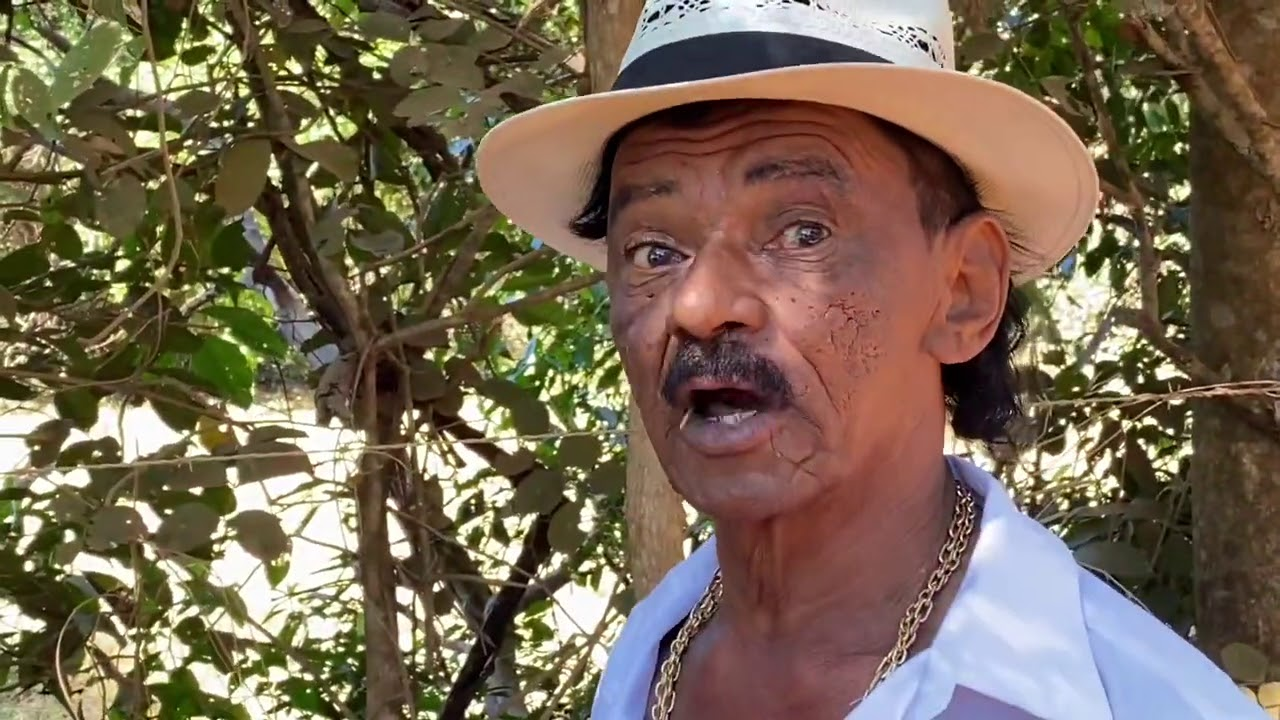
#> input picture images/3.jpg, 1280 x 720 px
$ jupyter execute image_face_detection.ipynb
#> lines starting #> are read from the running program, lines starting #| are printed output that depends on the picture; after the words box and inside, x2 and y2 are one past the last pixel; in counts of white or black regions, pixels touching at a corner belong together
[cell 1]
import cv2

imagePath = './images/3.jpg'

img = cv2.imread(imagePath)
#> img is the input picture: shape (720, 1280, 3); mean B, G, R 82.7, 102.8, 118.5

[cell 2]
img.shape
#> Out = (720, 1280, 3)

[cell 3]
gray_image = cv2.cvtColor(img, cv2.COLOR_BGR2GRAY)
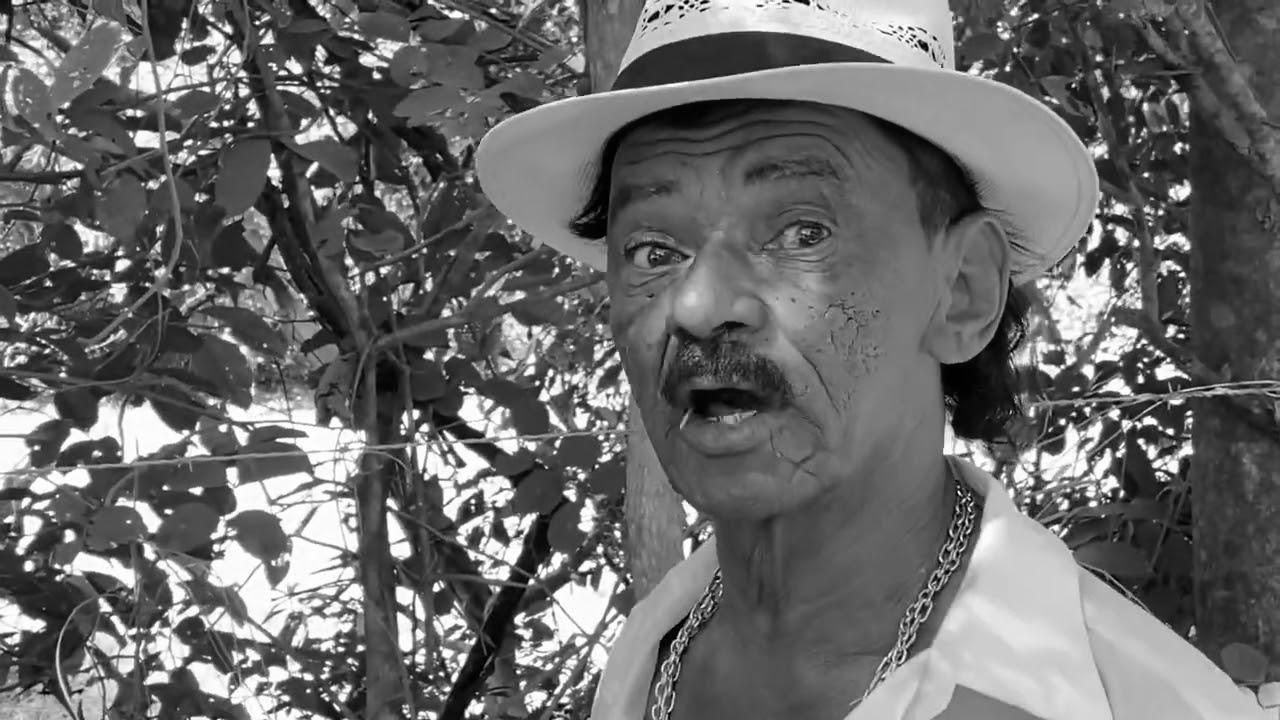
#> gray_image: shape (720, 1280); min 0, max 255, mean 105.2
gray_image.shape
#> Out = (720, 1280)

[cell 4]
face_classifier = cv2.CascadeClassifier(
    cv2.data.haarcascades + "haarcascade_frontalface_default.xml"
)

[cell 5]
face = face_classifier.detectMultiScale(
    gray_image, scaleFactor=1.1, minNeighbors=5, minSize=(40, 40)
)
#> face = [[298, 397, 80, 80], [565, 130, 317, 317]]

[cell 6]
for (x, y, w, h) in face:
    cv2.rectangle(img, (x, y), (x + w, y + h), (0, 255, 0), 4)
#> this loop made 2 passes
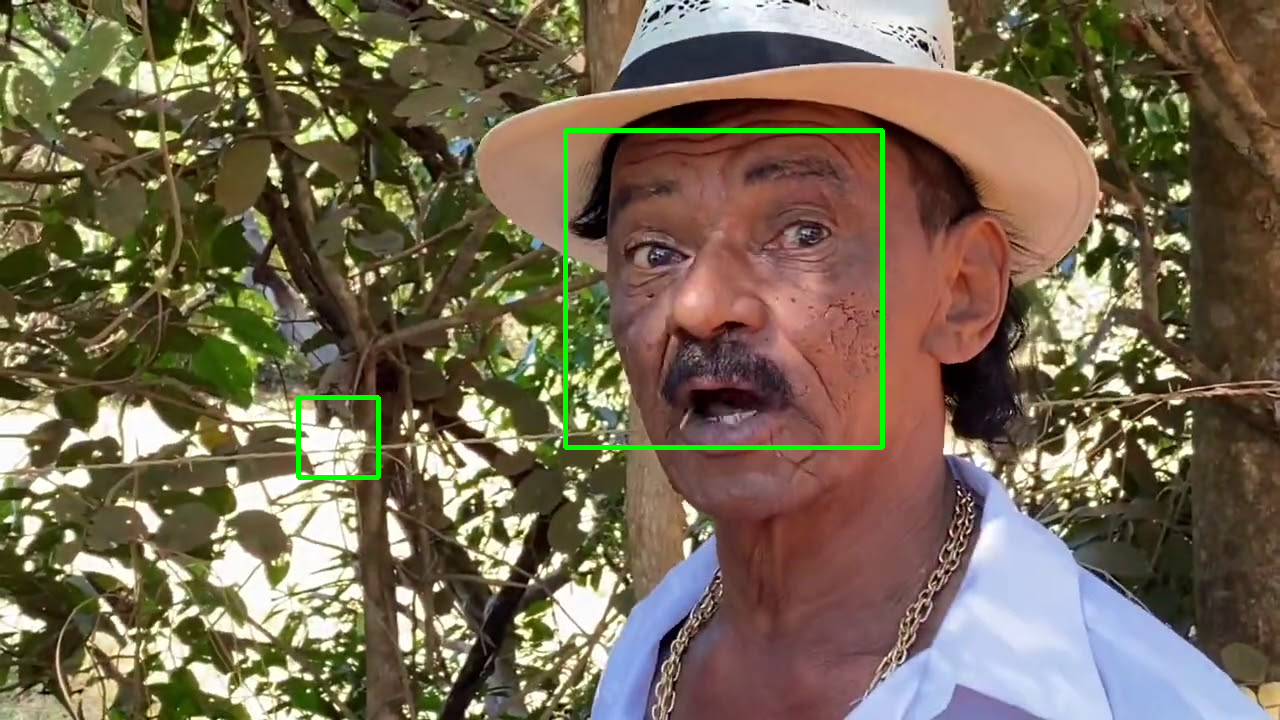
#> img: shape (720, 1280, 3); 0.86% of pixels changed, all inside (x1, y1, x2, y2) = (296, 128, 885, 480)

[cell 7]
img_rgb = cv2.cvtColor(img, cv2.COLOR_BGR2RGB)

$ run again, with images/1.jpg copied over images/3.jpg
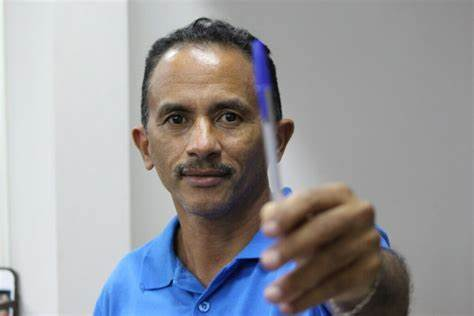
#> input picture images/1.jpg, 474 x 316 px
#> img is the input picture: shape (316, 474, 3); mean B, G, R 155.4, 152.3, 152.8
#> `gray_image = cv2.cvtColor(img, cv2.COLOR_BGR2GRAY)`:
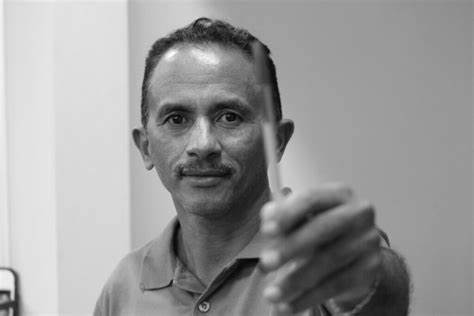
#> gray_image: shape (316, 474); min 1, max 255, mean 152.8
#> face = [[125, 57, 158, 158]]
#> the loop `for (x, y, w, h) in face:` made 1 pass
#> after the loop `for (x, y, w, h) in face:`:
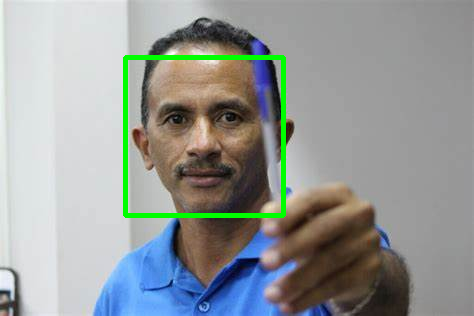
#> img: shape (316, 474, 3); 2.1% of pixels changed, all inside (x1, y1, x2, y2) = (123, 55, 286, 218)

$ run again, with images/2.jpg copied over images/3.jpg
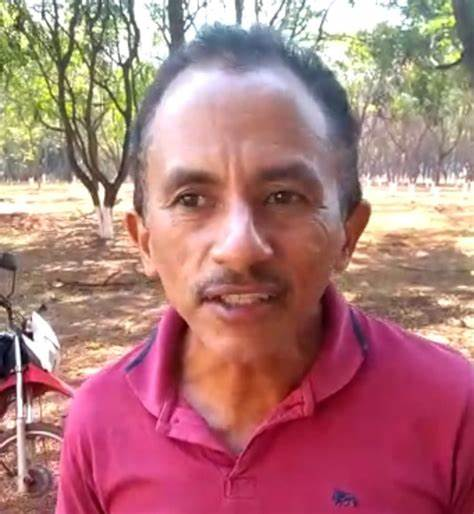
#> input picture images/2.jpg, 474 x 514 px
#> img is the input picture: shape (514, 474, 3); mean B, G, R 122.6, 121.9, 174.9
#> `gray_image = cv2.cvtColor(img, cv2.COLOR_BGR2GRAY)`:
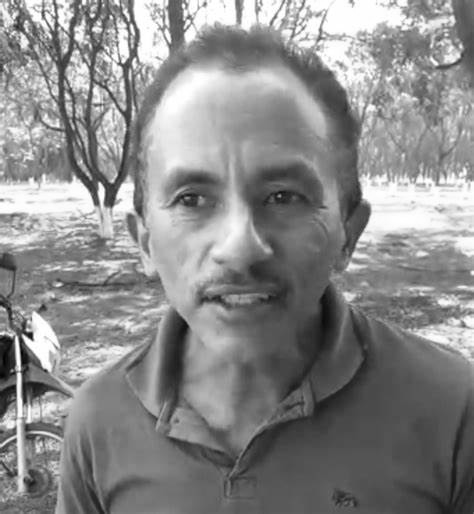
#> gray_image: shape (514, 474); min 2, max 255, mean 137.8
#> face = [[113, 95, 261, 261]]
#> the loop `for (x, y, w, h) in face:` made 1 pass
#> after the loop `for (x, y, w, h) in face:`:
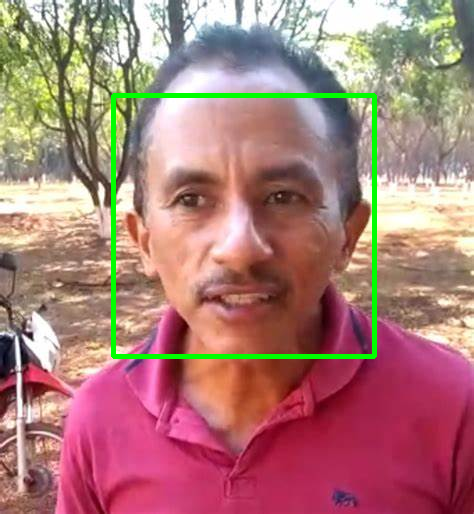
#> img: shape (514, 474, 3); 2.14% of pixels changed, all inside (x1, y1, x2, y2) = (111, 93, 377, 359)
